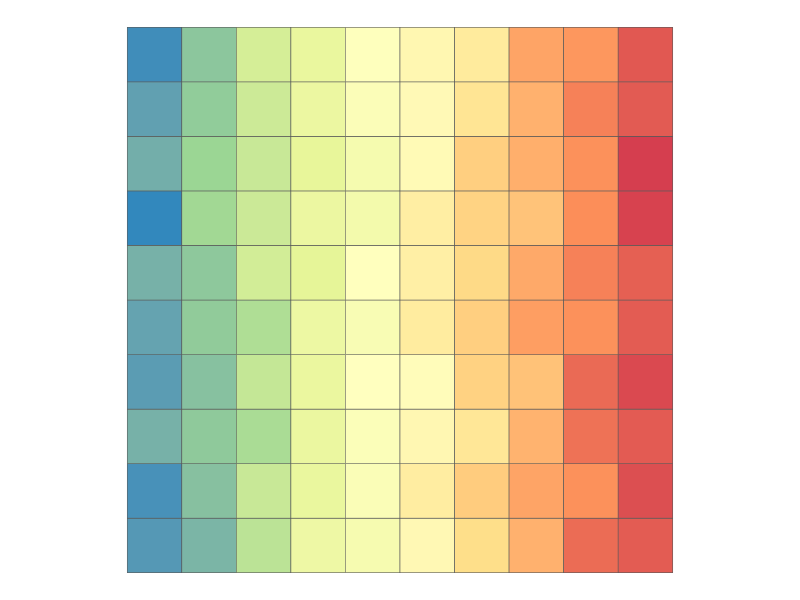
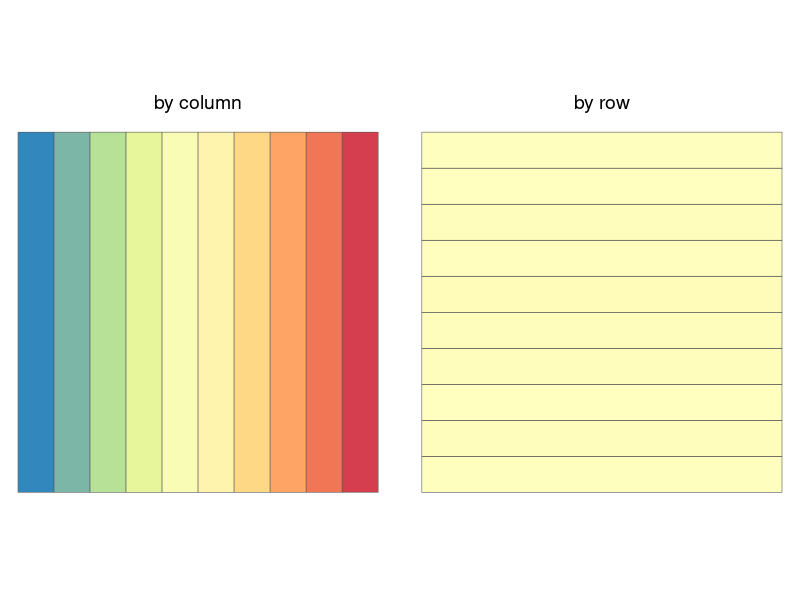

R code for these plots, in order:
## ---- chunk 1
library(sf)
library(dplyr)
library(tidyr)
library(ggplot2)
## ---- chunk 2
#| code-fold: true
make_square <- function(x = 0, y = 0, d = 1) {
  xs <- x + c(-1, 1, 1, -1) * d / 2
  ys <- y + c(-1, -1, 1, 1) * d / 2
  xs <- c(xs, xs[1])
  ys <- c(ys, ys[1])
  st_polygon(list(matrix(c(xs, ys), ncol = 2)))
}

grid <- expand_grid(x = 1:10, y = 1:10) |> as_tibble()

polys <- list()
for (r in 1:nrow(grid)) {
  polys <- c(polys, make_square(x = grid$x[r], y = grid$y[r]))
}

poly_sf <- polys |> 
  lapply(list) |>
  lapply(st_polygon) |>
  st_sfc() |>
  st_sf(x = grid[, 1], y = grid[, 2])

poly_sf$z <- poly_sf$x + runif(nrow(poly_sf), -0.5, 0.5)
## ---- chunk 3
brks <- .5 + (0:100) / 10

ggplot(poly_sf) + 
  geom_sf(aes(fill = z)) + 
  scale_fill_distiller(palette = "Spectral") +
  guides(fill = "none") + 
  theme_void()
## ---- chunk 4
column_sf <- poly_sf |>
  group_by(x) |>
  summarise(z = mean(z)) |>
  mutate(aggregation = "by column")

row_sf <- poly_sf |>
  group_by(y) |>
  summarise(z = mean(z)) |>
  mutate(aggregation = "by row")

aggregated_data <- bind_rows(column_sf, row_sf)
## ---- chunk 5
ggplot(aggregated_data) +
  geom_sf(aes(fill = z)) + 
  scale_fill_distiller(palette = "Spectral") +
  guides(fill = "none") + 
  facet_wrap( ~ aggregation) +
  theme_void() +
  theme(strip.text = element_text(size = 14, margin = margin(2, 0, 2, 0, "pt")))
## ---- chunk 6
#| code-fold: true
# License (MIT)
#
# Copyright (c) 2023 David O'Sullivan
#
# Permission is hereby granted, free of charge, to any person
# obtaining a copy of this software and associated documentation
# files (the "Software"), to deal in the Software without restriction,
# including without limitation the rights to use, copy, modify, merge,
# publish, distribute, sublicense, and/or sell copies of the Software,
# and to  permit persons to whom the Software is furnished to do so,
# subject to the following conditions:
#
# The above copyright notice and this permission notice shall be included
# in all copies or substantial portions of the Software.
#
# THE SOFTWARE IS PROVIDED "AS IS", WITHOUT WARRANTY OF ANY KIND, EXPRESS
# OR IMPLIED, INCLUDING BUT NOT LIMITED TO THE WARRANTIES OF MERCHANTABILITY,
# FITNESS FOR A PARTICULAR PURPOSE AND NONINFRINGEMENT. IN NO EVENT SHALL
# THE AUTHORS OR COPYRIGHT HOLDERS BE LIABLE FOR ANY CLAIM, DAMAGES OR OTHER
# LIABILITY, WHETHER IN AN ACTION OF CONTRACT, TORT OR OTHERWISE, ARISING
# FROM, OUT OF OR IN CONNECTION WITH THE SOFTWARE OR THE USE OR OTHER
# DEALINGS IN THE SOFTWARE.
